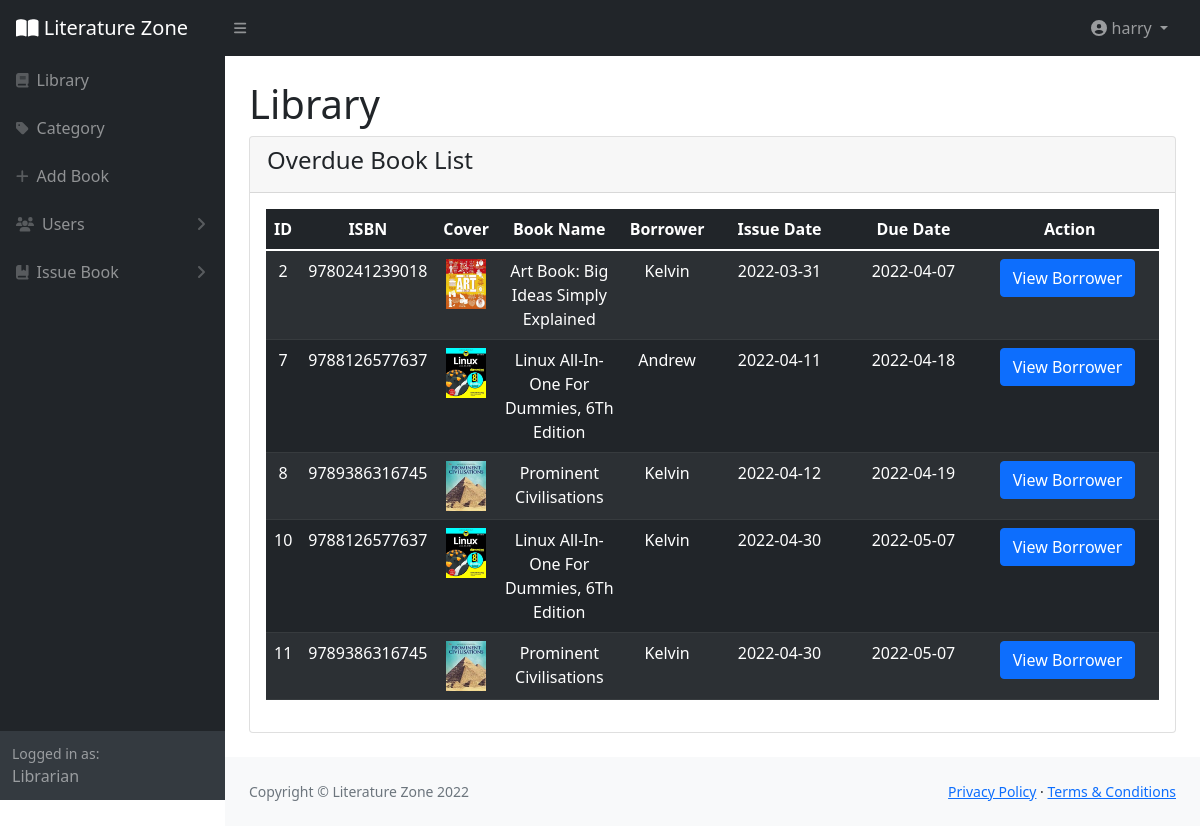
The app's page /OverdueBooks.php (signed in) with its own data.
### tables this page shows
CREATE TABLE `issuelog` (
  `LogID` int(11) NOT NULL,
  `IssueID` int(11) NOT NULL,
  `StartDate` date NOT NULL,
  `DueDate` date NOT NULL,
  `status` int(1) NOT NULL DEFAULT 0
);

CREATE TABLE `book` (
  `BookID` int(11) NOT NULL,
  `ISBN` varchar(17) NOT NULL,
  `BookImage` varchar(255) NOT NULL,
  `BookTitle` varchar(200) NOT NULL,
  `Author` varchar(50) NOT NULL,
  `CategoryID` int(11) NOT NULL,
  `Description` longtext NOT NULL,
  `Quantity` int(11) NOT NULL
);

CREATE TABLE `user` (
  `UserID` int(11) NOT NULL,
  `FullName` varchar(200) NOT NULL,
  `Username` varchar(30) NOT NULL,
  `Password` varchar(25) NOT NULL,
  `RoleID` int(11) NOT NULL,
  `Email` varchar(40) NOT NULL,
  `Phone` varchar(25) NOT NULL,
  `DateOfBirth` date NOT NULL,
  `RegDate` timestamp NOT NULL DEFAULT current_timestamp() ON UPDATE current_timestamp()
);

### OverdueBooks.php (the view, shortened to what this page needs)
<?php
    include("connect.php");
    $select="SELECT issuelog.LogID, user.UserID, issuelog.StartDate, issuelog.DueDate, issue.IssueID, user.FullName, book.BookTitle, book.ISBN, book.BookImage,DATE_FORMAT(issuelog.DueDate, '%Y-%m-%d') FROM issuelog
LEFT JOIN issue On issue.IssueID=issuelog.IssueID
    INNER JOIN book ON book.BookID=issue.BookID
    INNER JOIN user ON issue.UserID=user.UserID
    WHERE DATE(DueDate) < CURDATE() AND issuelog.status=0;";
    $result=mysqli_query($connect,$select);
?>
<!DOCTYPE html>
<html lang="en">
    <head>
        <link href="https://cdn.jsdelivr.net/npm/simple-datatables@latest/dist/style.css" rel="stylesheet" />
        <link href="css/styles.css" rel="stylesheet" />
        <link rel="stylesheet" type="text/css" href="css/all.min.css">
    </head>
    <body class="sb-nav-fixed">
        <?php include("LibrarianHeader.php");?>
        <?php include("LibrarianSidebar.php") ?>
            <div id="layoutSidenav_content">
                <main>
                    <div class="container-fluid px-4">
                        <h1 class="mt-4">Library</h1>
                        <div class="card mb-4">
                            <div class="card-header">
                                <form action="" method="POST">
        <table>
            <tr>
                <td class="float-left"><h4>Overdue Book List</h4></td>
            </tr>
        </table>
        </form>
                            </div>
                            <div class="card-body">
                                <table class="table table-dark table-striped">
        <thead>
            <tr>
                <th scope="col" class="text-center">ID</th>
                <th scope="col" class="text-center">ISBN</th>
                <th scope="col" class="text-center">Cover</th>
                <th scope="col" class="text-center">Book Name</th>
                <th scope="col" class="text-center">Borrower</th>
                <th scope="col" class="text-center">Issue Date</th>
                <th scope="col" class="text-center">Due Date</th>
                <th scope="col" class="text-center">Action</th>
            </tr>
        </thead>
        <tbody>
            <?php while ($row = mysqli_fetch_object($result)) {  ?>
            <tr>
                    <td class="text-center"><?php echo $row->LogID;?></td>
                    <td class="text-center"><?php echo $row->ISBN;?></td>
                    <td class="text-center"><?php echo "<img src='uploads/".$row->BookImage."' width='40' height='50'>";?></td>
                    <td class="text-center"><?php echo $row->BookTitle;?></td>
                    <td class="text-center"><?php echo $row->FullName;?></td>
                    <td width="15%" class="text-center"><?php echo $row->StartDate;?></td>
                    <td width="15%" class="text-center"><?php echo $row->DueDate;?></td>
                    <td width="20%" class="text-center">
                        <?php echo '<a class="btn btn-primary" href="MemberDetail.php?UserID='. $row->UserID.'">View Borrower</a>';?>&nbsp
                    </tr>
            <?php } ?>
        </tbody>
        </table>
                            </div>
                        </div>
                    </div>
                </main>
                <?php include("Footer.php"); ?>
            </div>
        </div>
    </body>
</html>

### records on screen
issuelog: LogID "2", book.ISBN "9780241239018", book.BookImage (picture), book.BookTitle "Art Book: Big Ideas Simply Explained", user.FullName "Kelvin", StartDate "2022-03-31", DueDate "2022-04-07"
issuelog: LogID "7", book.ISBN "9788126577637", book.BookImage (picture), book.BookTitle "Linux All-In-One For Dummies, 6Th Edition", user.FullName "Andrew", StartDate "2022-04-11", DueDate "2022-04-18"
issuelog: LogID "8", book.ISBN "9789386316745", book.BookImage (picture), book.BookTitle "Prominent Civilisations", user.FullName "Kelvin", StartDate "2022-04-12", DueDate "2022-04-19"
issuelog: LogID "10", book.ISBN "9788126577637", book.BookImage (picture), book.BookTitle "Linux All-In-One For Dummies, 6Th Edition", user.FullName "Kelvin", StartDate "2022-04-30", DueDate "2022-05-07"
issuelog: LogID "11", book.ISBN "9789386316745", book.BookImage (picture), book.BookTitle "Prominent Civilisations", user.FullName "Kelvin", StartDate "2022-04-30", DueDate "2022-05-07"

### other values on screen
$_SESSION["Username"] "harry"
